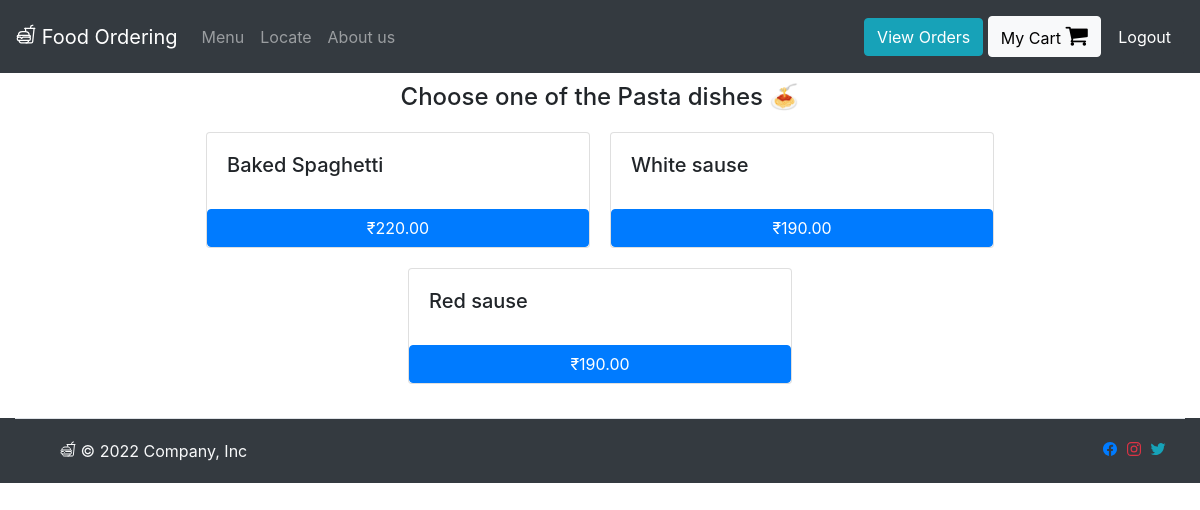
Screenshot of /Pasta (signed in) with the database file from the repository.
### orders/models.py (models this page shows)
class Pasta(models.Model):
    dish_name = models.CharField(max_length=200)
    price = models.DecimalField(max_digits=6, decimal_places=2)
    def __str__(self):
        return f"{self.dish_name}"

### orders/views.py (the view)
# urls.py: path("Pasta", views.pasta, name="pasta"),
def pasta(request):
    if request.user.is_authenticated:
        return render(request, "orders/pasta.html", context = {"dishes":Pasta.objects.all})
    else:
        return redirect("orders:login")

### orders/templates/orders/pasta.html
{% extends 'orders/header.html' %}
{% block content %}
    <div class="container">
      <h4 style="margin:10px; text-align:center;"> Choose one of the Pasta dishes &#x1f35d </h4>
      <div class="row justify-content-center">
        {% for dish in dishes %}
            <div class="card" id="regular_pizza_card" style="width: 24rem; margin:10px;">
              <div class="card-body">
                <h5 class="card-title" >{{dish}}</h5>
              </div>
              <button class="btn btn-primary" onclick="add_to_cart({item_description:'{{dish}}' , price:{{dish.price}} })">&#x20B9;{{dish.price}}</button>
            </div>
        {% endfor %}
      </div>
    </div>
{% endblock %}

### rows the page displays
Pasta: dish_name "Baked Spaghetti", price "220.00"
Pasta: dish_name "White sause", price "190.00"
Pasta: dish_name "Red sause", price "190.00"
